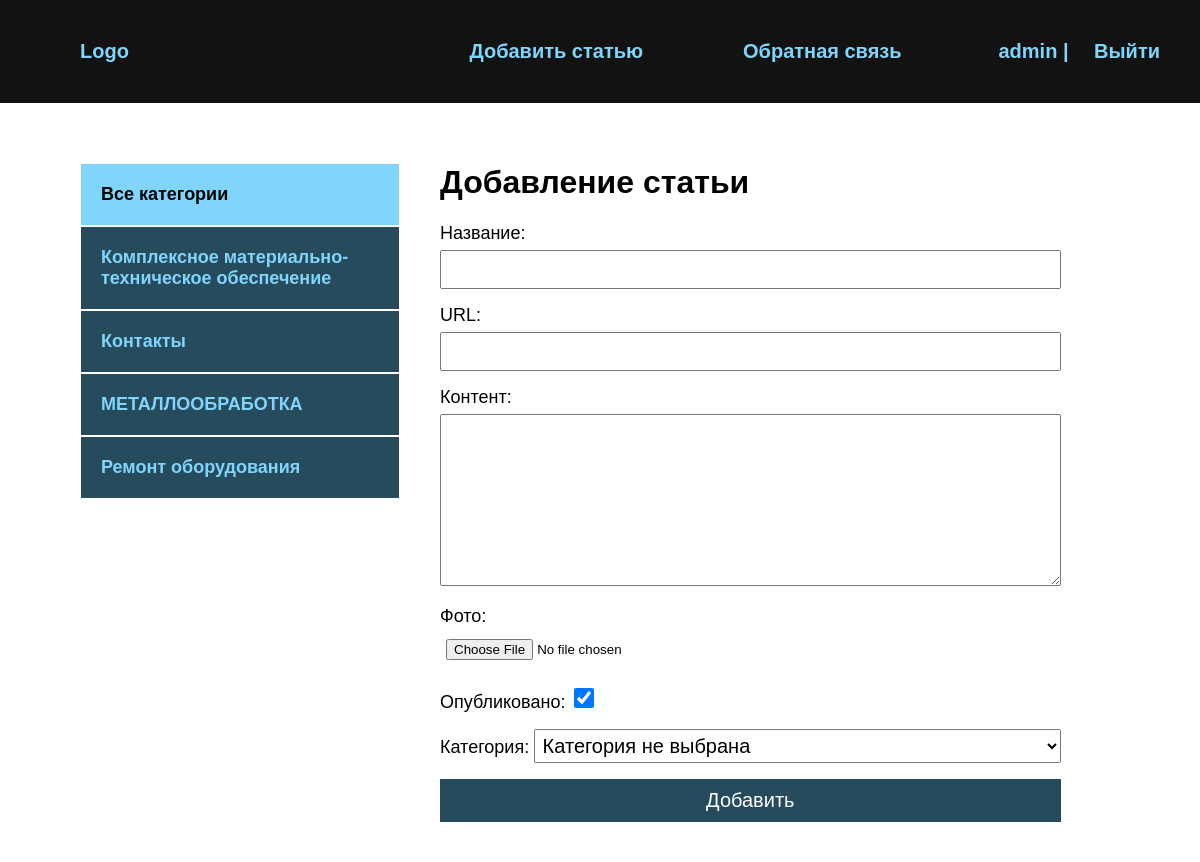
Screenshot of /addpage/ (signed in) with the database file from the repository.
### blog/models.py (models this page shows)
class Category(models.Model):
    name = models.CharField(max_length=255, verbose_name='Категория')
    slug = models.SlugField(max_length=255, unique=True, verbose_name='URL')
    def __str__(self):
        return self.name
    def get_absolute_url(self):
        return reverse('category', kwargs={'cat_slug': self.slug})
    class Meta:
        verbose_name = "Категорию"
        verbose_name_plural = "Категории"

### blog/views.py (the view)
# urls.py: path('addpage/', AddPage.as_view(), name='add_page'),
class AddPage(LoginRequiredMixin, DataMixin, CreateView):
    form_class = AddPostForm
    template_name = 'blog/addpage.html'
    success_url = reverse_lazy('index')
    login_url = reverse_lazy('index')
    def get_context_data(self, *, object_list=None, **kwargs):
        context = super().get_context_data(**kwargs)
        c_def = self.get_user_context(title='Добавление статьи')
        return dict(list(context.items()) + list(c_def.items()))

### blog/forms.py (shortened to what this page needs)
class AddPostForm(forms.ModelForm):
    def __init__(self, *args, **kwargs):
        super().__init__(*args, **kwargs)
        self.fields['cat'].empty_label = 'Категория не выбрана'
    class Meta:
        model = Blog
        fields = ['title', 'slug', 'content', 'photo', 'is_published', 'cat']
        widgets = {
            'title': forms.TextInput(attrs={'class': 'form-input'}),
            'slug': forms.TextInput(attrs={'class': 'form-input'}),
            'content': forms.Textarea(attrs={'cols': 60, 'rows': 10, 'class': 'form-input'})
        }

### blog/utils.py (called while the page is built)
    def get_user_context(self, **kwargs):
        context = kwargs
        cats = Category.objects.annotate(Count('blog'))
        user_menu = menu.copy()
        if not self.request.user.is_authenticated:
            user_menu.pop(0)
        context['menu'] = user_menu
        context['cats'] = cats
        if 'cat_selected' not in context:
            context['cat_selected'] = 0
        return context

### blog/templates/blog/addpage.html (shortened to what this page needs)
{% extends 'blog/base.html' %}
{% block content %}
<h1>{{ title }}</h1>
<form action="{% url 'add_page' %}" method="post" enctype="multipart/form-data">
    {{ form.as_p }}
    <button>Добавить</button>
</form>
{% endblock %}

### blog/templates/blog/base.html (shortened to what this page needs)
<!DOCTYPE html>
{% load blog_tags %}
{% load static %}
<html lang="en">
<head>
    <link rel="stylesheet" href="{% static 'css/style.css' %}">
</head>
<body>
    <div class="header">
        <div class="wrap">
          <ul class="mainmenu">
              <li class="logo"><a href="{% url 'index' %}">Logo</a></li>
              {% for m in menu %}
              <li class="last"><a href="{% url m.url_name %}">{{ m.title }}</a></li>
              {% endfor %}
              {% if request.user.is_authenticated %}
              <li class="last">{{ user.username }} | <a href="{% url 'logout' %}">Выйти</a></li>
              {% else %}
              <li class="last"><a href="{% url 'register' %}">Регистрация</a> | <a href="{% url 'login' %}">Войти</a></li>
              {% endif %}
          </ul>
        </div>
    </div>
    <div class="content">
        <div class="wrap">
          <div class="sidebar">
                <ul>
                    {% if cat_selected == 0 %}
                    <li class="selected">Все категории</li>
                    {% else %}
                    <li><a href="{% url 'index' %}">Все категории</a></li>
                    {% endif %}
                    {% for c in cats %}
                        {% if c.blog__count > 0 %}
                            {% if c.pk == cat_selected %}
                            <li class="selected">{{ c.name }}</li>
                            {% else %}
                            <li><a href="{{ c.get_absolute_url }}">{{ c.name }}</a></li>
                            {% endif %}
                        {% endif %}
                    {% endfor %}
                </ul>
          </div>
          <div class="main">
              {% block content %}
              {% endblock %}
          </div>
        </div>
    </div>
</body>

### blog/static/css/style.css (style rules this page uses)
body { margin: 0; padding: 0; background: green; font-family: Verdana, Geneva, Tahoma, sans-serif; }
.wrap { max-width: 1200px; margin: 0 auto; }
.content .wrap { background: #FFF; padding: 40px; box-sizing: border-box; display: flex; }
ul { list-style: none; }
a { color: #81d4fa; text-decoration: none; padding: 20px; }
.header { background: #121212; padding: 20px; }
.mainmenu { display: flex; align-items: center; font-size: 20px; font-weight: bold; justify-content: space-between; }
.logo { flex-basis: 40%; }
.last { flex-basis: 30%; text-align: right; color: #81d4fa; }
.sidebar ul { width: 320px; margin-right: 40px; margin-top: 20px; }
.sidebar a { padding: 20px; display: block; border: 1px solid #FFF; background: #264b5d; font-weight: bold; font-size: 18px; }
.selected { font-size: 18px; padding: 20px; border: 1px solid #FFF; font-weight: bold; background: #81d4fa; }
.form-input { width: 100%; padding: 10px; box-sizing: border-box; }
button { background: #264b5d; color: #FFF; width: 100%; padding: 10px; font-size: 20px; border: none; cursor: pointer; }
form label { font-size: 18px; }
input, textarea { width: 100%; margin-top: 6px; padding: 6px; box-sizing: border-box; }
label { font-size: 20px; }
#id_is_published { width: 20px; height: 20px; }
#id_cat { font-size: 20px; padding: 4px; }
.last a { display: inline; }

### rows the page displays
Category: name "Комплексное материально-техническое обеспечение"
Category: name "Контакты"
Category: name "МЕТАЛЛООБРАБОТКА"
Category: name "Ремонт оборудования"

### other values shown
{{ m.title }} "Добавить статью" "Обратная связь"
{{ user.username }} "admin"
{{ title }} "Добавление статьи"
